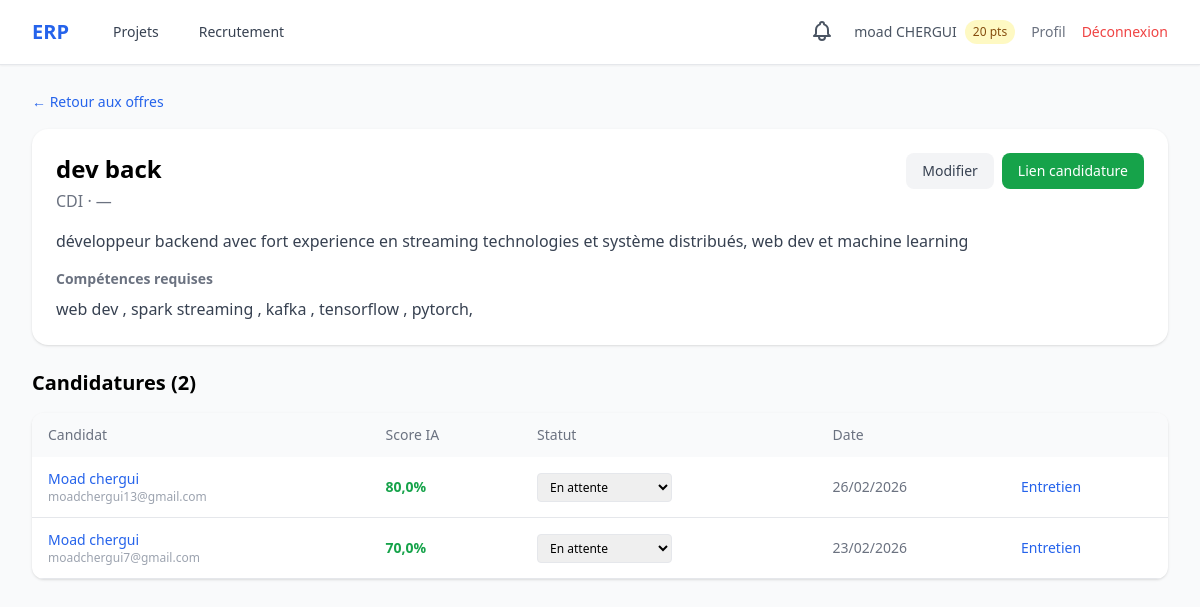
Page /hiring/1/ (signed in) on the committed database.
### accounts/models.py (models this page shows, shortened)
class User(AbstractUser):
    class Role(models.TextChoices):
        ADMIN = 'admin', 'Administrateur'
        HR_MANAGER = 'hr_manager', 'Responsable RH'
        PROJECT_MANAGER = 'project_manager', 'Chef de Projet'
        TEAM_MEMBER = 'team_member', "Membre d'Équipe"
    role = models.CharField(max_length=20, choices=Role.choices, default=Role.TEAM_MEMBER)
    skills = models.TextField(blank=True, help_text="Compétences séparées par des virgules")
    avatar = models.ImageField(upload_to='avatars/', blank=True, null=True)
    reward_points = models.IntegerField(default=0)
    department = models.ForeignKey(
        Department, on_delete=models.SET_NULL, null=True, blank=True,
        related_name='members', verbose_name="Département"
    )
    @property
    def is_hr(self):
        return self.role == self.Role.HR_MANAGER

### hiring/models.py (models this page shows, shortened)
class JobPosting(models.Model):
    class Status(models.TextChoices):
        DRAFT = 'draft', 'Brouillon'
        PUBLISHED = 'published', 'Publiée'
        PAUSED = 'paused', 'En pause'
        CLOSED = 'closed', 'Clôturée'
    class ContractType(models.TextChoices):
        CDI = 'cdi', 'CDI'
        CDD = 'cdd', 'CDD'
        STAGE = 'stage', 'Stage'
        FREELANCE = 'freelance', 'Freelance'
    title = models.CharField(max_length=200, verbose_name="Titre du poste")
    description = models.TextField(verbose_name="Description")
    required_skills = models.TextField(verbose_name="Compétences requises",
                                       help_text="Séparées par des virgules")
    contract_type = models.CharField(max_length=20, choices=ContractType.choices,
                                      default=ContractType.CDI)
    location = models.CharField(max_length=200, blank=True, verbose_name="Lieu")
    status = models.CharField(max_length=20, choices=Status.choices, default=Status.DRAFT)
    deadline = models.DateField(verbose_name="Date limite")
    created_by = models.ForeignKey(settings.AUTH_USER_MODEL, on_delete=models.CASCADE,
                                    related_name='job_postings')
    created_at = models.DateTimeField(auto_now_add=True)
    updated_at = models.DateTimeField(auto_now=True)
    class Meta:
        ordering = ['-created_at']
        verbose_name = "Offre d'emploi"
        verbose_name_plural = "Offres d'emploi"

class Application(models.Model):
    class Status(models.TextChoices):
        PENDING = 'pending', 'En attente'
        REVIEWED = 'reviewed', 'Examinée'
        INTERVIEW = 'interview', 'Entretien planifié'
        ACCEPTED = 'accepted', 'Acceptée'
        REJECTED = 'rejected', 'Rejetée'
    job = models.ForeignKey(JobPosting, on_delete=models.CASCADE, related_name='applications')
    first_name = models.CharField(max_length=100, verbose_name="Prénom")
    last_name = models.CharField(max_length=100, verbose_name="Nom")
    email = models.EmailField(verbose_name="Email")
    phone = models.CharField(max_length=20, blank=True, verbose_name="Téléphone")
    cover_letter = models.TextField(blank=True, verbose_name="Lettre de motivation")
    resume = models.FileField(upload_to='resumes/%Y/%m/', verbose_name="CV")
    resume_text = models.TextField(blank=True, verbose_name="Texte extrait du CV")
    ai_score = models.FloatField(null=True, blank=True, verbose_name="Score IA")
    ai_analysis = models.TextField(blank=True, verbose_name="Analyse IA")
    status = models.CharField(max_length=20, choices=Status.choices, default=Status.PENDING)
    created_at = models.DateTimeField(auto_now_add=True)
    class Meta:
        ordering = ['-ai_score', '-created_at']
        verbose_name = "Candidature"
    @property
    def candidate_name(self):
        return f"{self.first_name} {self.last_name}"
    @property
    def candidate_email(self):
        return self.email

### hiring/views.py (the view)
# urls.py: path('<int:pk>/', views.job_detail, name='job_detail'),
@login_required
@role_required('admin', 'hr_manager')
def job_detail(request, pk):
    job = get_object_or_404(JobPosting, pk=pk)
    applications = job.applications.all()
    return render(request, 'hiring/job_detail.html', {'job': job, 'applications': applications})

### notifications/context_processors.py (called while the page is built)
def unread_notifications_count(request):
    if request.user.is_authenticated:
        count = request.user.notifications.filter(is_read=False).count()
    else:
        count = 0
    return {'unread_notifications_count': count}

### templates/hiring/job_detail.html (shortened to what this page needs)
{% extends 'base.html' %}
{% block content %}
<div class="mb-4">
    <a href="{% url 'hiring:job_list' %}" class="text-blue-600 text-sm hover:underline">← Retour aux offres</a>
</div>
<div class="bg-white rounded-2xl shadow p-6 mb-6">
    <div class="flex justify-between items-start">
        <div>
            <h1 class="text-2xl font-bold">{{ job.title }}</h1>
            <p class="text-gray-500 mt-1">{{ job.get_contract_type_display }} · {{ job.location|default:'—' }}</p>
        </div>
        <div class="flex space-x-2">
            {% if user.is_superuser or user.role == 'admin' or user.is_hr %}
            <a href="{% url 'hiring:job_edit' job.pk %}"
                class="bg-gray-100 text-gray-700 px-4 py-2 rounded-lg text-sm hover:bg-gray-200">Modifier</a>
            {% endif %}
            <a href="{% url 'hiring:apply' job.pk %}"
                class="bg-green-600 text-white px-4 py-2 rounded-lg text-sm hover:bg-green-700" target="_blank">Lien
                candidature</a>
        </div>
    </div>
    <div class="mt-4 text-gray-700 whitespace-pre-line">{{ job.description }}</div>
    {% if job.required_skills %}
    <div class="mt-4">
        <h3 class="text-sm font-semibold text-gray-500 mb-2">Compétences requises</h3>
        <p class="text-gray-700">{{ job.required_skills }}</p>
    </div>
    {% endif %}
</div>
<h2 class="text-xl font-bold mb-4">Candidatures ({{ applications.count }})</h2>
<div class="bg-white rounded-xl shadow overflow-hidden">
    <table class="w-full text-sm">
        <thead class="bg-gray-50">
            <tr>
                <th class="text-left px-4 py-3 font-medium text-gray-500">Candidat</th>
                <th class="text-left px-4 py-3 font-medium text-gray-500">Score IA</th>
                <th class="text-left px-4 py-3 font-medium text-gray-500">Statut</th>
                <th class="text-left px-4 py-3 font-medium text-gray-500">Date</th>
                <th class="px-4 py-3"></th>
            </tr>
        </thead>
        <tbody id="applications-table">
            {% for app in applications %}
            {% include 'hiring/partials/application_row.html' %}
            {% empty %}
            <tr>
                <td colspan="5" class="px-4 py-8 text-center text-gray-400">Aucune candidature</td>
            </tr>
            {% endfor %}
        </tbody>
    </table>
</div>
{% endblock %}

### templates/base.html (shortened to what this page needs)
<!doctype html>
<html lang="fr" class="h-full bg-gray-50">
  <head>
    <script src="https://cdn.tailwindcss.com"></script>
  </head>
  <body class="h-full" hx-headers='{"X-CSRFToken": "{{ csrf_token }}"}'>
    <div class="min-h-full">
      <nav class="bg-white shadow-sm border-b">
        <div class="mx-auto max-w-7xl px-4 sm:px-6 lg:px-8">
          <div class="flex h-16 items-center justify-between">
            <div class="flex items-center space-x-8">
              <a
                href="{% url 'projects:dashboard' %}"
                class="text-xl font-bold text-blue-600"
                >ERP</a
              >
              {% if user.is_authenticated %}
              <div class="flex space-x-4">
                <a
                  href="{% url 'projects:dashboard' %}"
                  class="text-gray-700 hover:text-blue-600 px-3 py-2 text-sm font-medium"
                  >Projets</a
                >
                {% if user.is_hr or user.is_superuser or user.role == 'admin' %}
                <a
                  href="{% url 'hiring:job_list' %}"
                  class="text-gray-700 hover:text-blue-600 px-3 py-2 text-sm font-medium"
                  >Recrutement</a
                >
                {% endif %}
              </div>
              {% endif %}
            </div>
            <div class="flex items-center space-x-4">
              {% if user.is_authenticated %}
              <div class="relative" id="notif-wrapper">
                <button
                  id="notif-btn"
                  onclick="toggleNotif(event)"
                  hx-get="{% url 'notifications:dropdown' %}"
                  hx-target="#notif-dropdown-panel"
                  hx-swap="innerHTML"
                  hx-trigger="click"
                  class="relative text-gray-600 hover:text-blue-600 p-1"
                >
                </button>
              </div>
              <div class="flex items-center space-x-2">
                <span class="text-sm text-gray-600"
                  >{{ user.get_full_name|default:user.username }}</span
                >
                <span
                  class="bg-yellow-100 text-yellow-800 text-xs px-2 py-1 rounded-full"
                  >{{ user.reward_points }} pts</span
                >
              </div>
              <a
                href="{% url 'accounts:profile' %}"
                class="text-sm text-gray-500 hover:text-blue-600"
                >Profil</a
              >
              <a
                href="{% url 'accounts:logout' %}"
                class="text-sm text-red-500 hover:text-red-700"
                >Déconnexion</a
              >
              {% else %}
              <a
                href="{% url 'accounts:login' %}"
                class="text-sm text-blue-600 hover:text-blue-800 font-medium"
                >Connexion</a
              >
              {% endif %}
            </div>
          </div>
        </div>
      </nav>
      <main class="mx-auto max-w-7xl px-4 sm:px-6 lg:px-8 py-6">
        {% block content %}{% endblock %}
      </main>
    </div>
  </body>
</html>

### templates/hiring/partials/application_row.html
<tr class="border-b hover:bg-gray-50" id="app-row-{{ app.pk }}">
  <td class="px-4 py-3">
    <a
      href="{% url 'hiring:application_detail' app.pk %}"
      class="text-blue-600 hover:underline font-medium"
      >{{ app.candidate_name }}</a
    >
    <p class="text-xs text-gray-400">{{ app.candidate_email }}</p>
  </td>
  <td class="px-4 py-3">
    {% include 'hiring/partials/ai_score.html' with application=app %}
  </td>
  <td class="px-4 py-3">
    <select
      hx-post="{% url 'hiring:application_update_status' app.pk %}"
      hx-target="#app-row-{{ app.pk }}"
      hx-swap="outerHTML"
      name="status"
      class="text-xs border rounded px-2 py-1"
    >
      {% for value, label in app.Status.choices %}
      <option
        value="{{ value }}"
        {%
        if
        app.status=""
        ="value"
        %}selected{%
        endif
        %}
      >
        {{ label }}
      </option>
      {% endfor %}
    </select>
  </td>
  <td class="px-4 py-3 text-gray-500">{{ app.created_at|date:"d/m/Y" }}</td>
  <td class="px-4 py-3">
    <a
      href="{% url 'hiring:schedule_interview' app.pk %}"
      class="text-sm text-blue-600 hover:underline"
      >Entretien</a
    >
  </td>
</tr>

### templates/hiring/partials/ai_score.html
<span class="inline-flex items-center" id="ai-score-{{ application.pk }}">
    {% if application.ai_score is not None and application.ai_score > 0 %}
    <span class="text-sm font-bold
        {% if application.ai_score >= 70 %}text-green-600
        {% elif application.ai_score >= 40 %}text-yellow-600
        {% else %}text-red-600{% endif %}">
        {{ application.ai_score }}%
    </span>
    {% else %}
    <button hx-post="{% url 'hiring:analyze_resume' application.pk %}" hx-target="#ai-score-{{ application.pk }}"
        hx-swap="outerHTML" class="text-xs bg-purple-100 text-purple-700 px-2 py-1 rounded hover:bg-purple-200">
        Analyser IA
        <span class="htmx-indicator">⏳</span>
    </button>
    {% endif %}
</span>

### rows in the picture
User: get_full_name "moad CHERGUI", reward_points "20"
JobPosting: title "dev back", contract_type "CDI", location "—", description "développeur backend avec fort experience en streaming technologies et système distribués, web dev et machine learning", required_skills "web dev , spark streaming , kafka , tensorflow , pytorch,", count "2"
Application: candidate_name "Moad chergui", candidate_email "moadchergui13@gmail.com", ai_score "80,0", status "En attente", created_at "26/02/2026"
Application: candidate_name "Moad chergui", candidate_email "moadchergui7@gmail.com", ai_score "70,0", status "En attente", created_at "23/02/2026"
